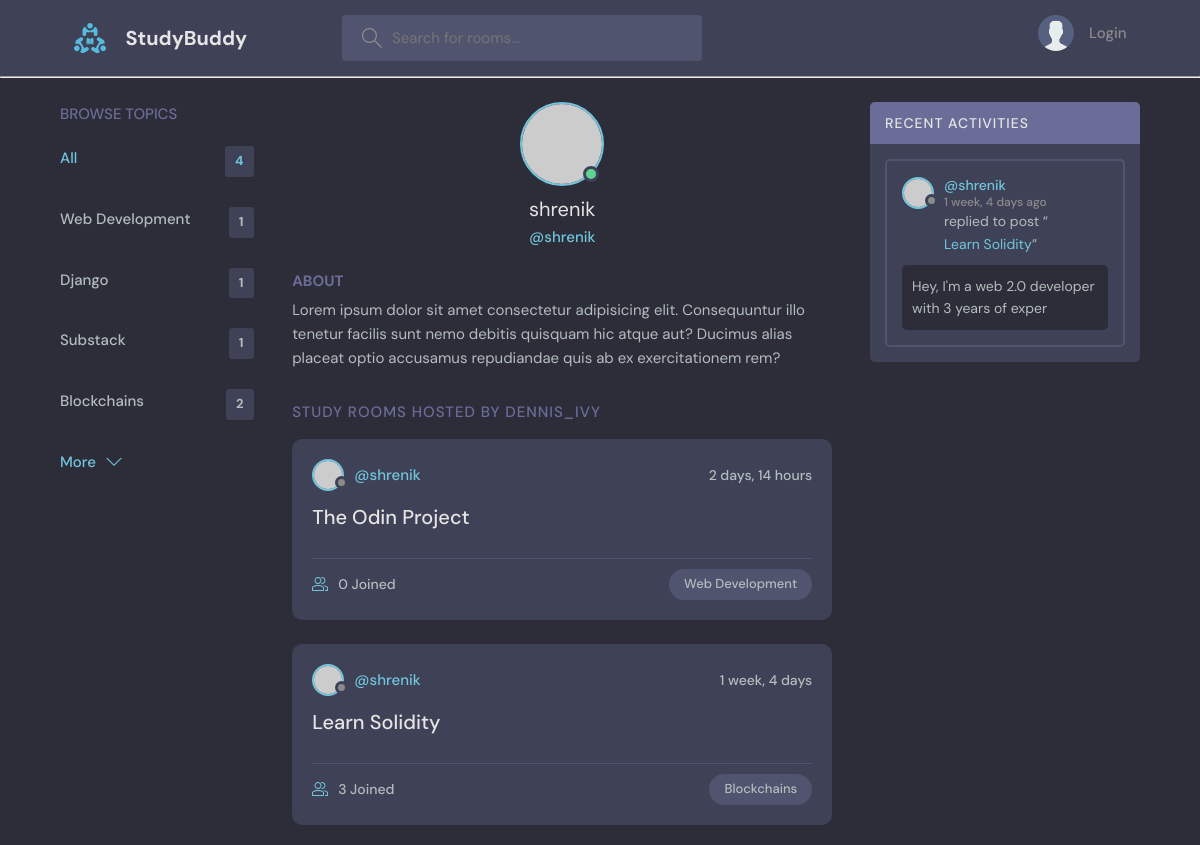
Page /profile/1/ (upper part) on the earlier database version.
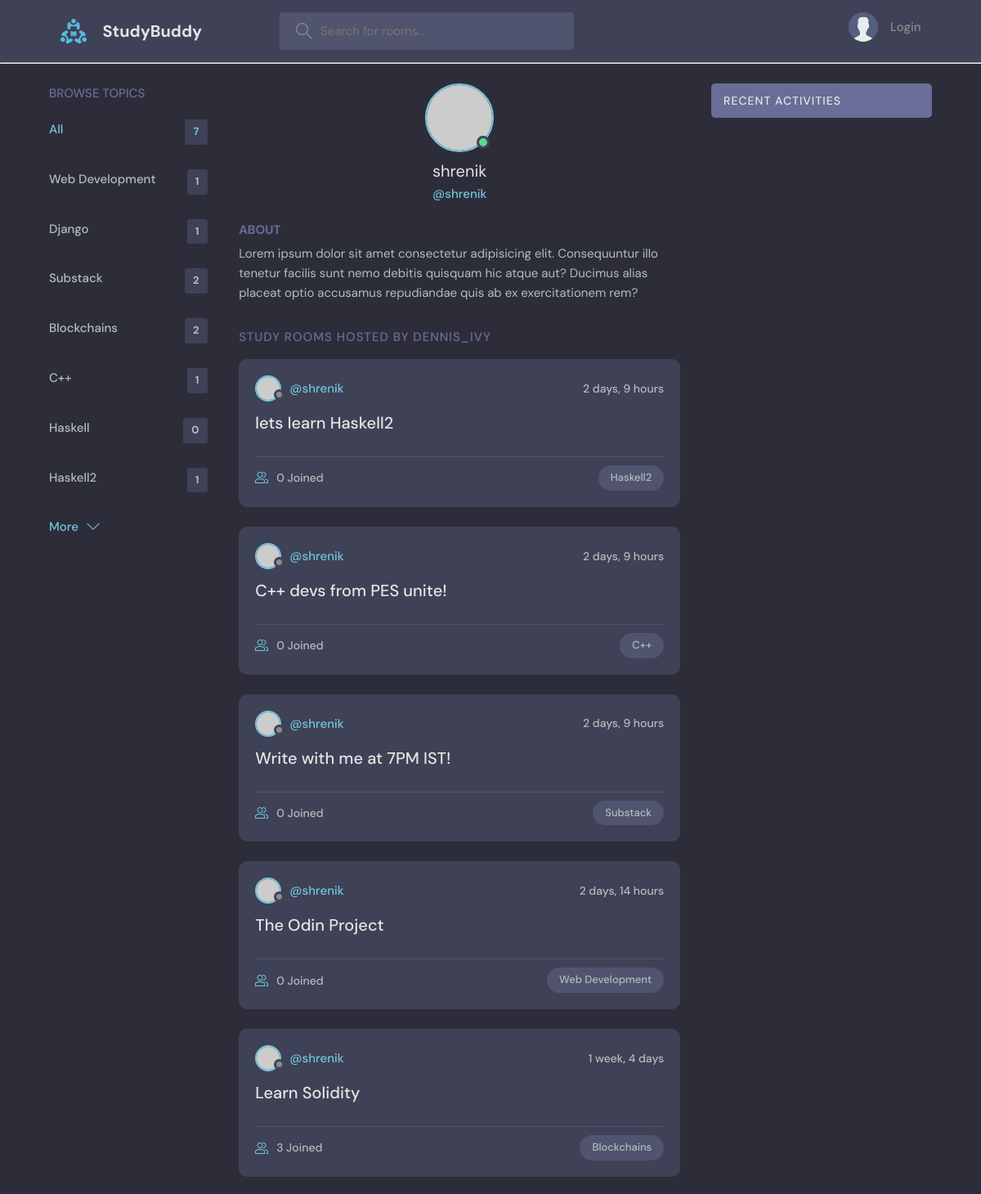
Same page on the later database version.
### base/models.py (models this page shows, shortened)
class Topic(models.Model):
    name = models.CharField(max_length=200)

class Room(models.Model):
    host  = models.ForeignKey(User, on_delete=models.SET_NULL, null=True)
    topic = models.ForeignKey("Topic", on_delete=models.SET_NULL, null=True) # Topic as a string since it's written below the Room class
    name = models.CharField(max_length=200)
    description = models.TextField(null=True, blank=True) # field can be blank
    participants = models.ManyToManyField(User, related_name = "participants", blank = True)
    updated = models.DateTimeField(auto_now=True) # take timestamp every time save is hit on the item
    created = models.DateTimeField(auto_now_add=True) # take timestamp when save is hit the first time i.e during creation
    class Meta:
        ordering = ["-updated", "-created"]
    def __str__(self):
        return self.name

class Message(models.Model):
    user = models.ForeignKey(User, on_delete=models.CASCADE)
    room = models.ForeignKey(Room, on_delete=models.CASCADE)
    body = models.TextField()
    updated = models.DateTimeField(auto_now=True)
    created = models.DateTimeField(auto_now_add=True)
    class Meta:
        ordering = ["-updated", "-created"]
    def __str__(self):
        message_preview = self.body[0:50]
        return message_preview

### base/views.py (the view)
# urls.py: path("profile/<str:pk>/", views.user_profile, name="user-profile"),
def user_profile(request, pk):
    user = User.objects.get(id=pk)
    rooms = user.room_set.all()
    room_messages = user.message_set.all()
    topics = Topic.objects.all()
    context = {"user": user, "rooms": rooms, "room_messages": room_messages, "topics": topics}
    return render(request, "base/profile.html", context)

### base/templates/base/profile.html (shortened to what this page needs)
{% extends "main.html" %}
{% block content %}
  <main class="profile-page layout layout--3">
    <div class="container">
      {% include "base/topics_component.html" %}
      <div class="roomList">
        <div class="profile">
          <div class="profile__avatar">
            <div class="avatar avatar--large active">
              <img src="https://randomuser.me/api/portraits/men/11.jpg" />
            </div>
          </div>
          <div class="profile__info">
            <h3>{{ user.username }}</h3>
            <p>@{{ user.username }}</p>
          </div>
          <div class="profile__about">
            <h3>About</h3>
            <p>
              Lorem ipsum dolor sit amet consectetur adipisicing elit. Consequuntur illo tenetur
              facilis sunt nemo debitis quisquam hic atque aut? Ducimus alias placeat optio
              accusamus repudiandae quis ab ex exercitationem rem?
            </p>
          </div>
        </div>
        <div class="roomList__header">
          <div>
            <h2>Study Rooms Hosted by dennis_ivy</a>
            </h2>
          </div>
        </div>
        {% include "base/feed_component.html" %}
      </div>
      {% include "base/activity_component.html" %}
    </div>
  </main>
{% endblock content %}

### templates/main.html (shortened to what this page needs)
<!DOCTYPE html>
{% load static %}
<html lang="en">
  <head>
    <link rel="stylesheet" href="{% static 'styles/style.css' %}" />
  </head>
  <body>
    {% include 'navbar.html' %}
    {% block content %}
    {% endblock %}
  </body>
</html>

### templates/navbar.html (shortened to what this page needs)
{% load static %}
<header class="header header--loggedIn">
    <div class="container">
      <a href="{% url 'home' %}" class="header__logo">
        <img src="{% static 'images/logo.svg' %}" />
        <h1>StudyBuddy</h1>
      </a>
      <form class="header__search" method="GET" action="{% url 'home' %}">
        <label>
          <input name="q" placeholder="Search for rooms..." />
        </label>
      </form>
      <nav class="header__menu">
        {% if request.user.is_authenticated %}
        <div class="header__user">
          <a href="{% url 'update-user' %}">
            <div class="avatar avatar--medium active">
              <img src="https://randomuser.me/api/portraits/men/37.jpg" />
            </div>
            <p>{{ request.user.username }}<span>@{{ request.user.username }}</span></p>
          </a>
          <button class="dropdown-button">
            <svg version="1.1" xmlns="http://www.w3.org/2000/svg" width="32" height="32" viewBox="0 0 32 32">
              <title>chevron-down</title>
              <path d="M16 21l-13-13h-3l16 16 16-16h-3l-13 13z"></path>
            </svg>
          </button>
        </div>
        {% else %}
        <a href="{% url 'login' %}">
          <img src="{% static 'images/avatar.svg' %}" />
          <p>Login</p>
        </a>
        {% endif %}
      </nav>
    </div>
  </header>
<hr>

### base/templates/base/topics_component.html
<div class="topics">
    <div class="topics__header">
      <h2>Browse Topics</h2>
    </div>
    <ul class="topics__list">
      <li>
        <a href="{% url 'home' %}" class="active">All <span>{{topics.count}}</span></a>
      </li>
      {% for topic in topics %}
      <li>
        <a href="{% url 'home' %}?q={{topic.name}}">{{topic.name}} <span>{{topic.room_set.all.count}}</span></a>
      </li>
      {% endfor %}
    </ul>
    <a class="btn btn--link" href="topics.html">
      More
      <svg version="1.1" xmlns="http://www.w3.org/2000/svg" width="32" height="32" viewBox="0 0 32 32">
        <title>chevron-down</title>
        <path d="M16 21l-13-13h-3l16 16 16-16h-3l-13 13z"></path>
      </svg>
    </a>
  </div>

### base/templates/base/feed_component.html (shortened to what this page needs)
{% for room in rooms %}
<div class="roomListRoom">
    <div class="roomListRoom__header">
      <a href="{% url 'user-profile' room.host.id %}" class="roomListRoom__author">
        <div class="avatar avatar--small">
          <img src="https://randomuser.me/api/portraits/women/11.jpg" />
        </div>
        <span>@{{room.host.username}}</span>
      </a>
      <div class="roomListRoom__actions">
        <span>{{ room.created | timesince }}</span>
      </div>
    </div>
    <div class="roomListRoom__content">
      <a href="{% url 'room' room.id %} ">{{ room.name }}</a>
    </div>
    <div class="roomListRoom__meta">
      <a href="{% url 'room' room.id %}" class="roomListRoom__joined">
        {{room.participants.all.count}} Joined
      </a>
      <p class="roomListRoom__topic">{{room.topic.name}}</p>
    </div>
  </div>
{% endfor %}

### base/templates/base/activity_component.html (shortened to what this page needs)
<div class="activities">
    <div class="activities__header">
      <h2>Recent Activities</h2>
    </div>
    {% for message in room_messages %}
    <div class="activities__box">
      <div class="activities__boxHeader roomListRoom__header">
        <a href="{% url 'user-profile' message.user.id %}" class="roomListRoom__author">
          <div class="avatar avatar--small">
            <img src="https://randomuser.me/api/portraits/women/11.jpg" />
          </div>
          <p>
            @{{ message.user }}
            <span>{{ message.created | timesince }} ago</span>
          </p>
        </a>
      </div>
      <div class="activities__boxContent">
        <p>replied to post “<a href="{% url 'room' message.room.id %}">{{ message.room}}</a>”</p>
        <div class="activities__boxRoomContent">
          {{ message}}
        </div>
      </div>
    </div>
    {% endfor %}
  </div>

Differences in the rows shown:
removed Message: user "shrenik", created "1 week, 4 days", room "Learn Solidity", body "Hey, I'm a web 2.0 developer with 3 years of exper"
computed for Topic "Substack": room_set.all.count "1" → "2"
added Topic: name "C++", room_set.all.count "1"
added Topic: name "Haskell", room_set.all.count "0"
added Topic: name "Haskell2", room_set.all.count "1"
added Room: host.username "shrenik", created "2 days, 9 hours", name "lets learn Haskell2", participants.all.count "0", topic.name "Haskell2"
added Room: host.username "shrenik", created "2 days, 9 hours", name "C++ devs from PES unite!", participants.all.count "0", topic.name "C++"
added Room: host.username "shrenik", created "2 days, 9 hours", name "Write with me at 7PM IST!", participants.all.count "0", topic.name "Substack"
Other differences:
{{ topics.count }}: "4" → "7"
